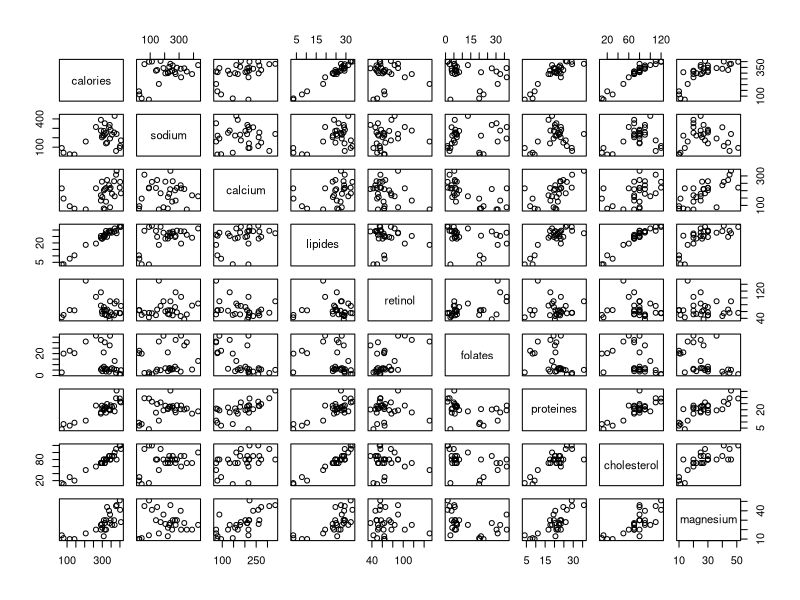
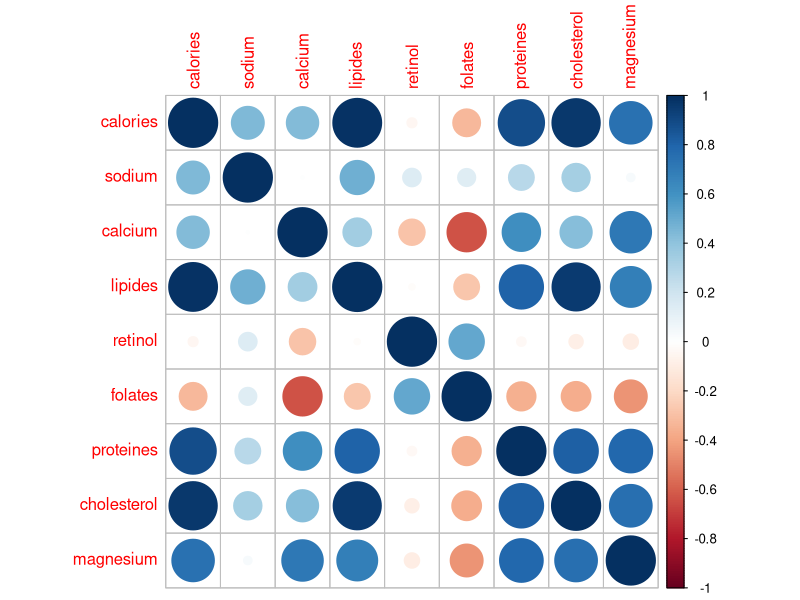
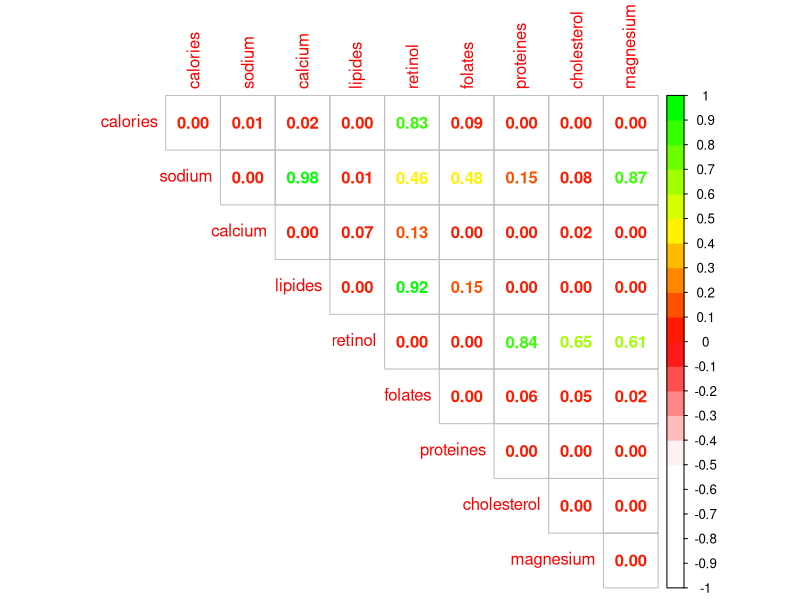
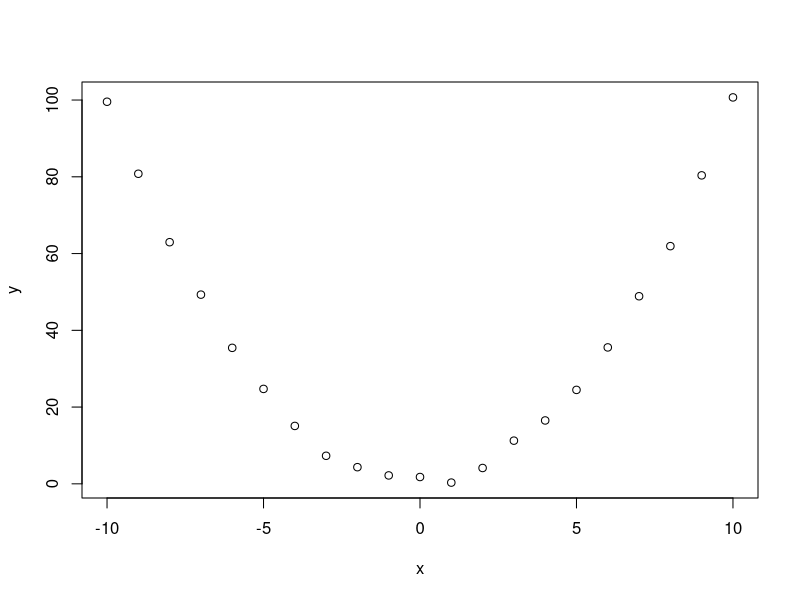
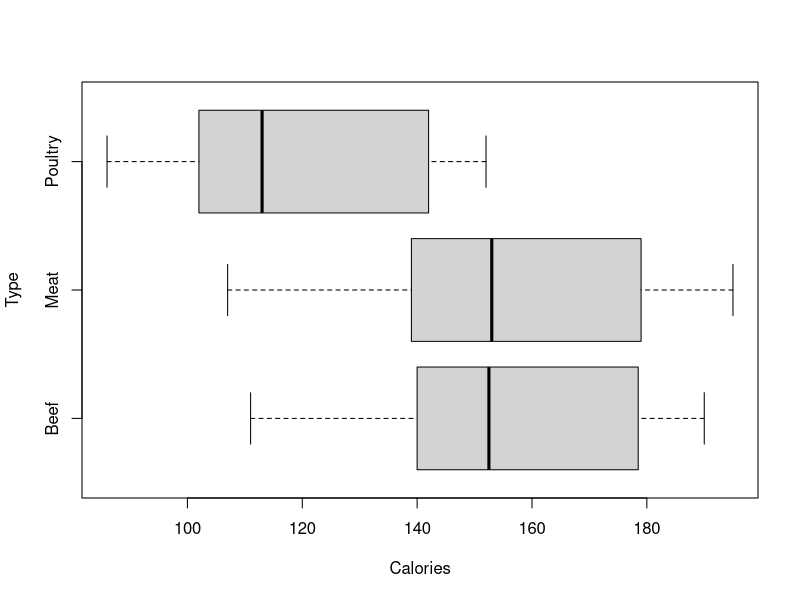
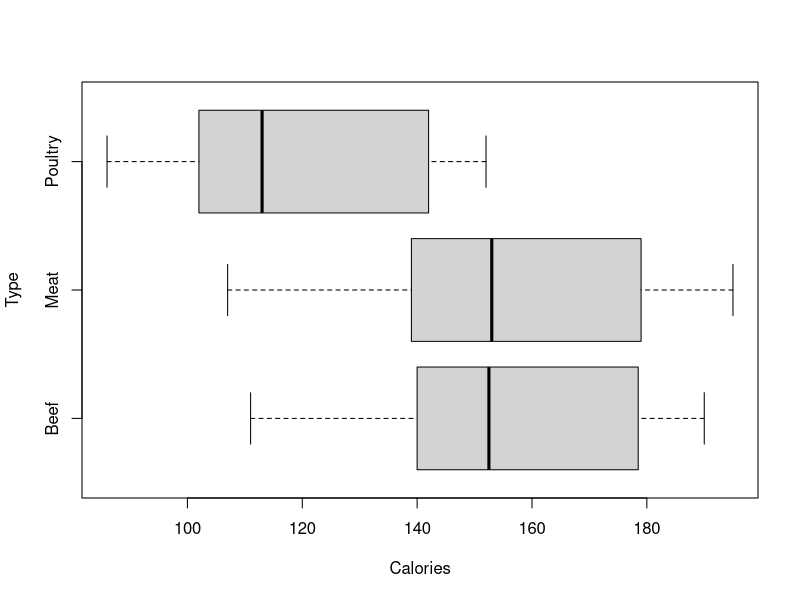
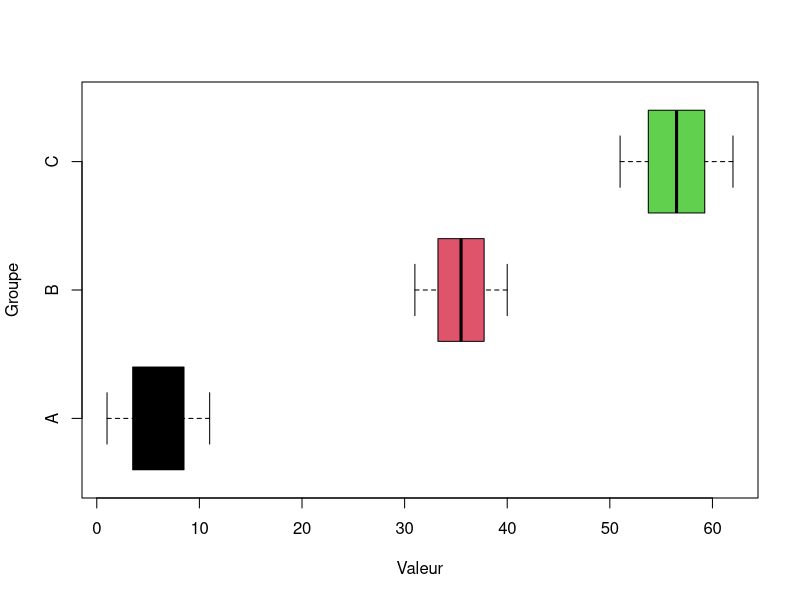
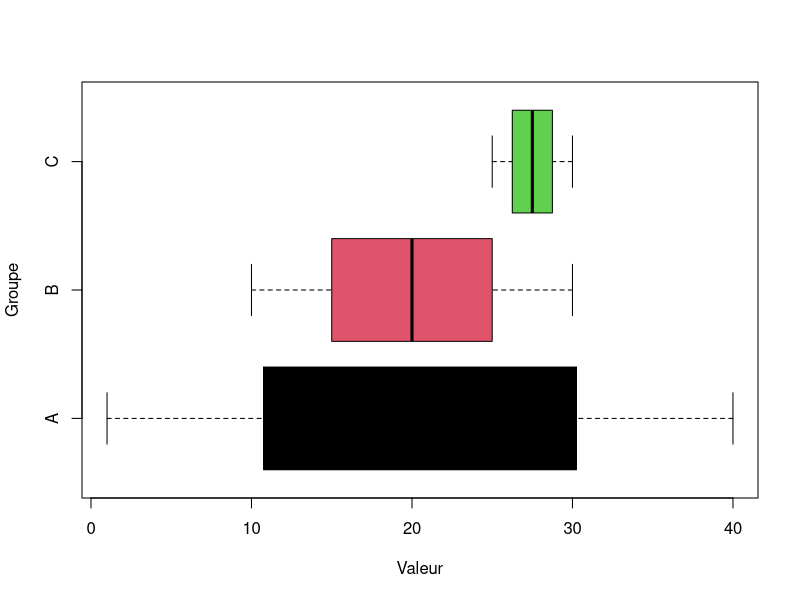

Write the R code that produced these figures, in order.
## ---- chunk 1
library(knitr)
library(kableExtra)
library(dplyr)
taille <- 12
## ---- chunk 2
df <- read.csv(file = "./datasets/fromage.txt", sep = "\t", row.names = 1)
## ---- chunk 3
plot(df)
## ---- chunk 4
cor(df, method = "pearson")
## ---- chunk 5
library(corrplot)
corrplot(cor(df, method = "pearson"))
## ---- chunk 6
cor(x = df$lipides, y = df$magnesium)
## ---- chunk 7
cor.test(x = df$lipides, y = df$magnesium)
## ---- chunk 8
cor.test(x = df$sodium, y = df$retinol)
## ---- chunk 9
sodium <- rep(df$sodium,times = 10)
retinol <- rep(df$retinol,times = 10)
nom <- rep(rownames(df),times = 10)

df_10 <- data.frame(nom,sodium,retinol)

## ---- chunk 10
table(df_10$nom)
## ---- chunk 11
cor.test(x = df_10$sodium, y = df_10$retinol)
## ---- chunk 12
get_pvalue <- function(x,y){
  p <- cor.test(df[,x],df[,y])$p.value
  return(p)
}

colonne <- colnames(df)
ligne <- colnames(df)
df_pvalues <- outer(X = colonne, Y = ligne, FUN = Vectorize(get_pvalue))
colnames(df_pvalues) <- colnames(df)
rownames(df_pvalues) <- colnames(df)

## ---- chunk 13
corrplot(df_pvalues,
         cl.lim=c(0,1), method="number", type="upper",
         col=colorRampPalette(c("white","white","red","yellow","green"))(20))
## ---- chunk 14
x <- -10:10
y <- x^2 + rnorm(n = length(x))

plot(x,y)
## ---- chunk 15
cor.test(x, y, method = "pearson")
cor.test(x, y, method = "spearman")
cor.test(x, y, method = "kendall")
## ---- chunk 16
df <- read.csv(file = "./datasets/Titanic.csv", row.names = 1)
## ---- chunk 17
df_count <- table(df$Survived, df$PClass)
## ---- chunk 18
resultat <-chisq.test(df$Survived,df$PClass)
resultat
## ---- chunk 19
attributes(resultat)
resultat$expected
## ---- chunk 20
data <- matrix(rbind(c(693,886,534,153),c(597,696,448,95)),ncol=4)
## ---- chunk 21
chisq.test(data)
## ---- chunk 22
p <- seq(0.80, 0.90, 0.005)
dof <- seq(1,3)
chisq_table <- outer(p, dof, function(x,y) qchisq(x,y))
chisq_table <- t(chisq_table)
colnames(chisq_table) <- 1 - p
rownames(chisq_table) <- dof
chisq_table <- round(chisq_table,2)
## ---- chunk 23
kable(chisq_table, "html") %>% kable_styling("striped", font_size = taille) %>% scroll_box(width = "100%", height = "100px")
## ---- chunk 24
chisq.test(data/100)
## ---- chunk 25
chisq.test(data*100)
## ---- chunk 26
df <- read.csv(file = "./datasets/Hotdogs.csv", sep = ";")
## ---- chunk 27
kable(df, "html") %>% kable_styling("striped", font_size = taille) %>% scroll_box(width = "100%", height = "100px")
## ---- chunk 28
boxplot(Calories  ~ Type, data = df, 
        horizontal = TRUE)
## ---- chunk 29
aov <- aov(formula = Calories ~ Type, data = df)
summary(aov)
## ---- chunk 30
boxplot(Calories  ~ Type, data = df, 
        horizontal = TRUE)
## ---- chunk 31
bartlett.test(Calories  ~ Type, data = df)
## ---- chunk 32
aov <- aov(formula = Calories ~ Type, data = df)
shapiro.test(aov$residuals)
## ---- chunk 33
a <- seq(from = 1, to = 11, length.out = 9   )
b <- seq(from = 31, to = 40, length.out = 9   )
c <- seq(from = 51, to = 62, length.out = 9   )
## ---- chunk 34
df <- data.frame(Valeur = c(a,b,c), Groupe = c(rep("A",9),
                        rep("B",9),
                        rep("C",9)))
head(df)
## ---- chunk 35
boxplot(Valeur  ~ Groupe, data = df, 
        col = 1:3, horizontal = TRUE)
## ---- chunk 36
summary(aov(formula = Valeur ~ Groupe, data = df))
## ---- chunk 37
SCE_a <- (a - mean(a))^2
SCE_b <- (b - mean(b))^2
SCE_c <- (c - mean(c))^2
intra <- sum(SCE_a + SCE_b + SCE_c)
intra
## ---- chunk 38
moyenne <- mean(df$Valeur)
moyenne_facteur <- tapply(X = df$Valeur, 
                          INDEX = df$Groupe,
                          FUN = mean)

longueur_facteur <- tapply(X = df$Valeur, 
                           INDEX = df$Groupe,
                           FUN = length)
inter <- sum(longueur_facteur*((moyenne_facteur - moyenne)^2))
inter
## ---- chunk 39
n <- nrow(df)
p <- length(levels(df$Groupe))
dof_inter <- p - 1
dof_intra <- n - p
dof_inter
dof_intra
## ---- chunk 40
Stat_Fisher <- (inter/dof_inter) / (intra/dof_intra)
Stat_Fisher
## ---- chunk 41
pvalue <- 1-pf(q = Stat_Fisher,
   df1 = dof_inter,
   df2 = dof_intra)
pvalue
## ---- chunk 42
qf(p = 1-pvalue, df1 = dof_inter, df2 = dof_intra)
## ---- chunk 43
a <- seq(from = 1, to = 40, length.out = 9   )
b <- seq(from = 10, to = 30, length.out = 9   )
c <- seq(from = 25, to = 30, length.out = 9   )
## ---- chunk 44
df <- data.frame(Valeur = c(a,b,c), Groupe = c(rep("A",9),
                        rep("B",9),
                        rep("C",9)))
head(df)
## ---- chunk 45
boxplot(Valeur  ~ Groupe, data = df, 
        col = 1:3, horizontal = TRUE)
## ---- chunk 46
summary(aov(formula = Valeur ~ Groupe, data = df))
## ---- chunk 47
SCE_a <- (a - mean(a))^2
SCE_b <- (b - mean(b))^2
SCE_c <- (c - mean(c))^2
intra <- sum(SCE_a + SCE_b + SCE_c)
intra
## ---- chunk 48
moyenne <- mean(df$Valeur)
moyenne_facteur <- tapply(X = df$Valeur, 
                          INDEX = df$Groupe,
                          FUN = mean)

longueur_facteur <- tapply(X = df$Valeur, 
                           INDEX = df$Groupe,
                           FUN = length)
inter <- sum(longueur_facteur*((moyenne_facteur - moyenne)^2))
inter
## ---- chunk 49
n <- nrow(df)
p <- length(levels(df$Groupe))
dof_inter <- p - 1
dof_intra <- n - p
dof_inter
dof_intra
## ---- chunk 50
Stat_Fisher <- (inter/dof_inter) / (intra/dof_intra)
Stat_Fisher
## ---- chunk 51
pvalue <- 1-pf(q = Stat_Fisher,
   df1 = dof_inter,
   df2 = dof_intra)
pvalue
## ---- chunk 52
qf(p = 1-pvalue, df1 = dof_inter, df2 = dof_intra)
